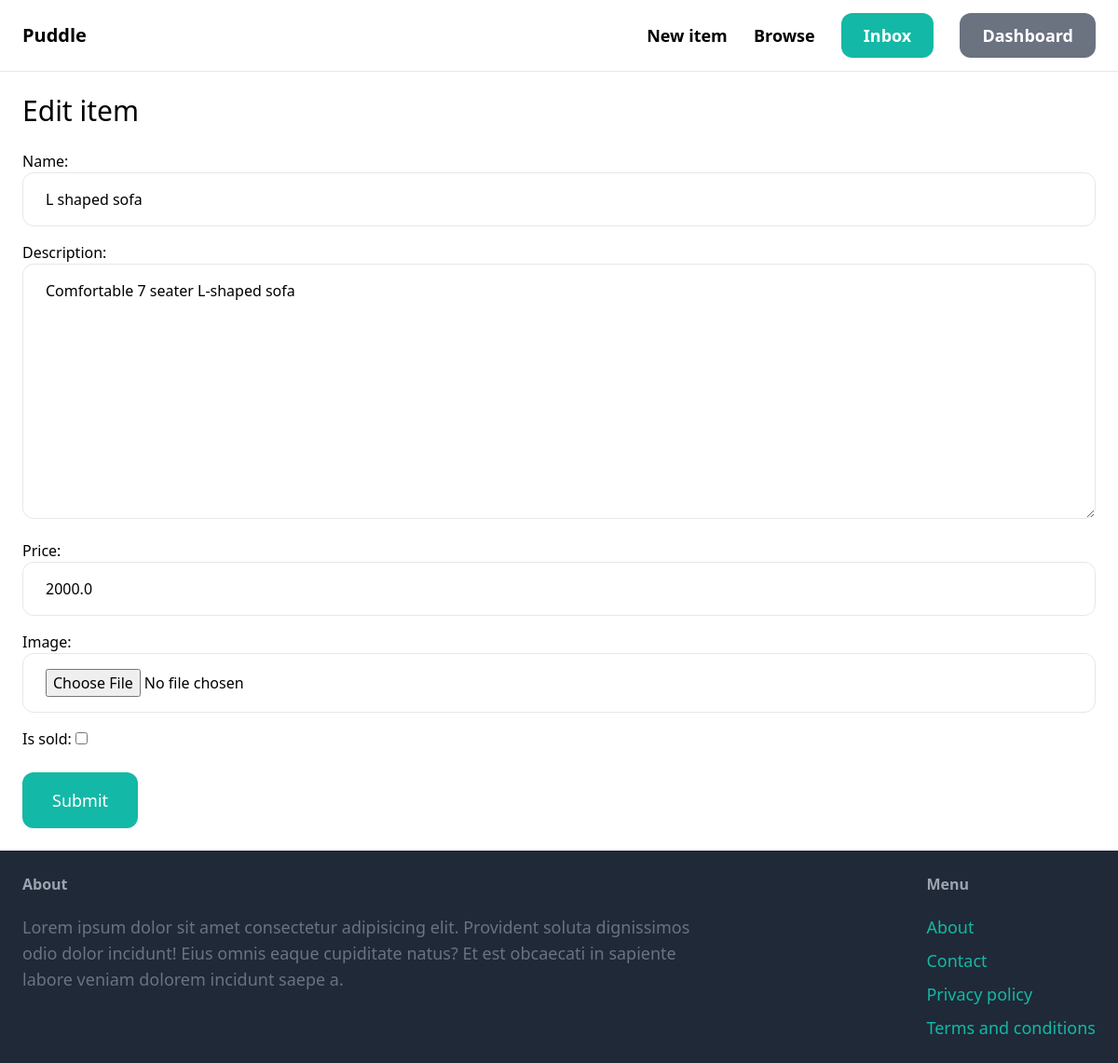
Page /items/2/edit/ (signed in) on the earlier database version.
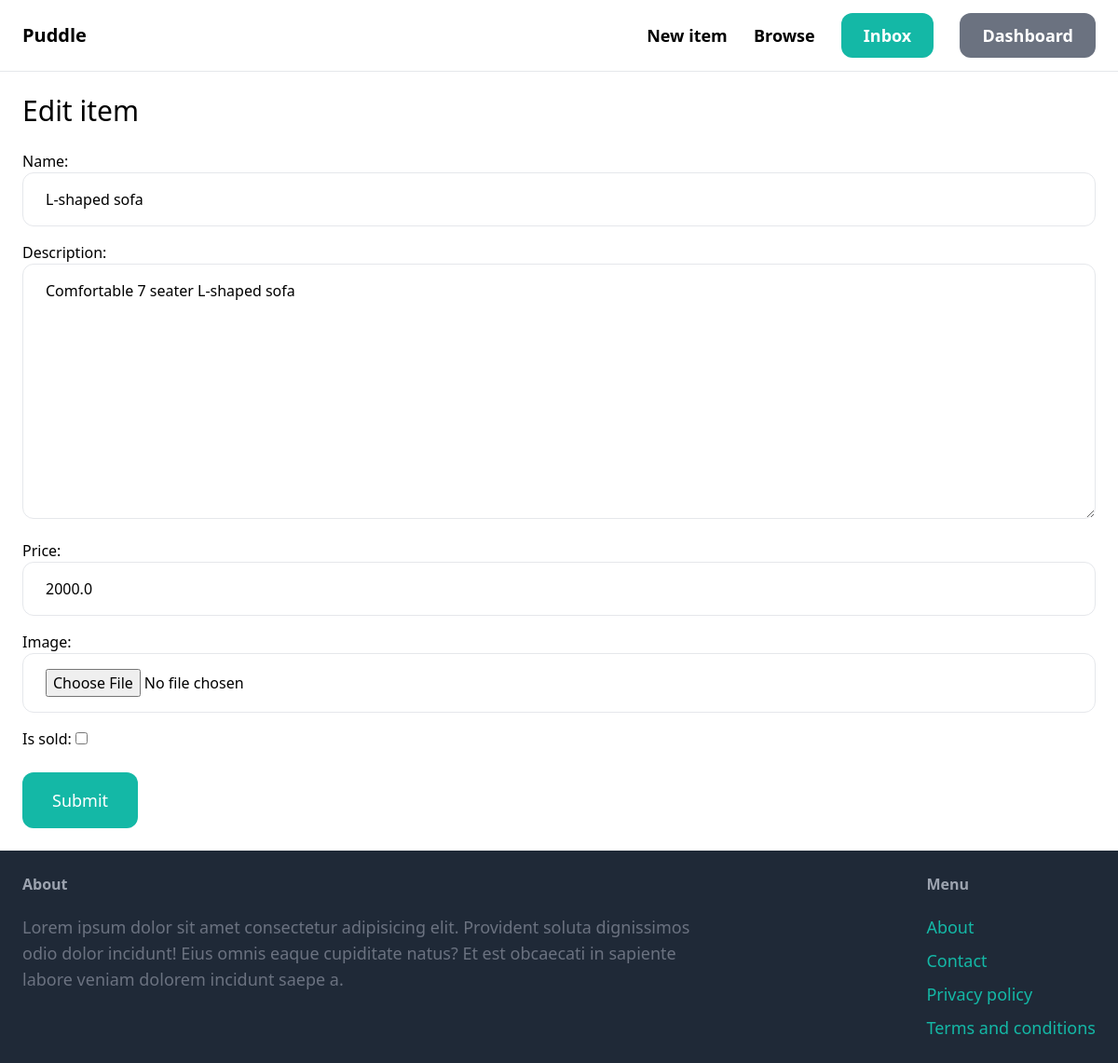
Same page on the later database version.
### item/models.py (models this page shows, shortened)
class Items(models.Model):
    category = models.ForeignKey(Category, related_name='items', on_delete=models.CASCADE)
    name = models.CharField(max_length=255)
    description = models.TextField(blank=True, null=True)
    price = models.FloatField()
    image = models.ImageField(upload_to='item_images', blank=True, null=True)
    is_sold = models.BooleanField(default=False)
    created_by = models.ForeignKey(User, related_name='items', on_delete=models.CASCADE)
    created_at = models.DateTimeField(auto_now_add=True)
    class Meta:
        verbose_name_plural = 'Items'

### item/views.py (the view)
# urls.py: path('<int:pk>/edit/',views.edit,name='edit'),
@login_required
def edit(request, pk):
    item = get_object_or_404(Items, pk=pk, created_by=request.user)
    if request.method == 'POST':
        form = EditItemForm(request.POST, request.FILES,instance=item)
        if form.is_valid():
            form.save()
            return redirect('item:detail', pk=item.id)
    else:
        form = EditItemForm(instance=item)
    context = {'form':form, 'title': 'Edit item'}
    return render(request, 'item/form.html', context)

### item/forms.py
class EditItemForm(forms.ModelForm):
    class Meta:
        model = Items
        fields = ('name','description','price','image','is_sold')
        widgets = {
            'name': forms.TextInput(attrs={
                'class': INPUT_CLASSES
            }),
            'description': forms.Textarea(attrs={
                'class': INPUT_CLASSES
            }),
            'price': forms.TextInput(attrs={
                'class': INPUT_CLASSES
            }),
            'image': forms.FileInput(attrs={
                'class': INPUT_CLASSES
            })
        }

### item/templates/item/form.html (shortened to what this page needs)
{% extends 'core/base.html' %}
{% block content %}
<h1 class="mb-6 text-3xl">{{title}}</h1>
<form method="POST" action="." enctype="multipart/form-data">
      <div class="space-y-4">
        {{form.as_p }}
      </div>
                <button class="mt-6 py-4 px-8 text-lg bg-teal-500 hover:bg-teal-700 rounded-xl text-white">Submit</button>
</form>
{% endblock %}

Differences in the rows shown:
changed Items "Comfortable 7 seater L-shaped sofa": name "L shaped sofa" → "L-shaped sofa"
